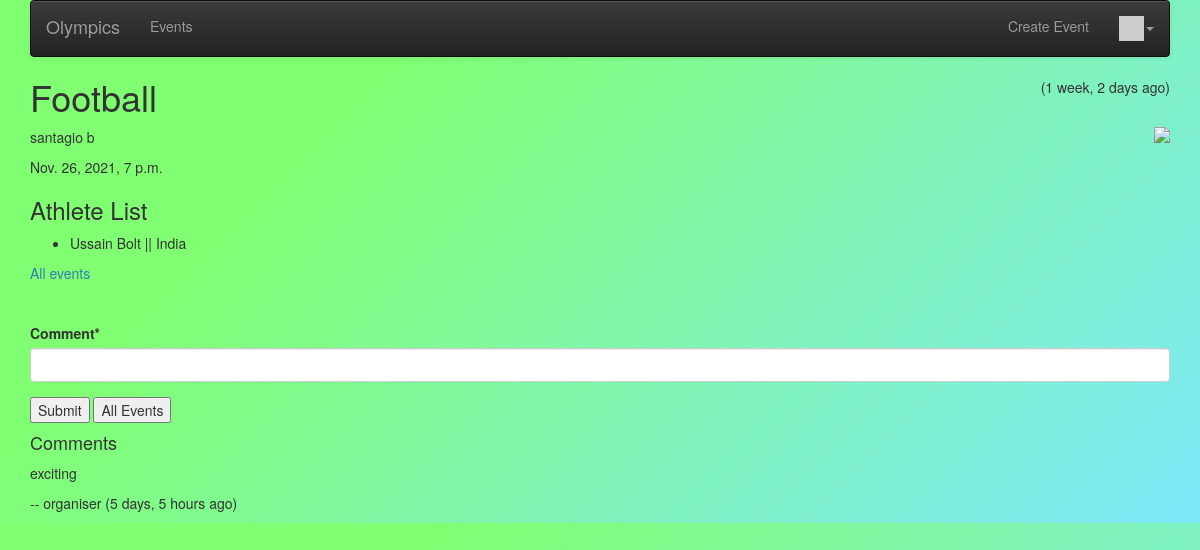
The page /events/event/10 (signed in) on the database its author committed.
### events/models.py (models this page shows, shortened)
class Event(models.Model):
    name = models.CharField(max_length=64)
    stadium = models.CharField(max_length=64)
    area = models.CharField(max_length=64)
    athletes = models.ManyToManyField(Athlete, through='Participation', related_name='athlete_list')
    owner = models.ForeignKey(settings.AUTH_USER_MODEL, on_delete=models.CASCADE, null=True)
    important = models.ManyToManyField(settings.AUTH_USER_MODEL,
        through='Imp', related_name='important_events')
    comments = models.ManyToManyField(settings.AUTH_USER_MODEL,
        through='Comment', related_name='comments_owned')
    event_at = models.DateTimeField(null=True)
    picture = models.BinaryField(null=True, editable=True)
    content_type = models.CharField(max_length=256, null=True, help_text='The MIMEType of the file')
    created_at = models.DateTimeField(auto_now_add=True, null=True)
    updated_at = models.DateTimeField(auto_now=True, null=True)

class Participation(models.Model):
    athlete = models.ForeignKey(Athlete, on_delete=models.CASCADE)
    event = models.ForeignKey(Event, on_delete=models.CASCADE)
    country = models.ForeignKey(Country, on_delete=models.CASCADE, null=True)

class Athlete(models.Model):
    country = models.ForeignKey(Country, on_delete=models.CASCADE, related_name="country")
    first_name = models.CharField(max_length=64)
    last_name = models.CharField(max_length=64)
    gender = models.CharField(max_length=1)
    dob = models.DateField(null=True)
    age = models.IntegerField(null=True)
    owner = models.ForeignKey(settings.AUTH_USER_MODEL, on_delete=models.CASCADE, null=True)
    def __str__(self):
        return self.first_name+' '+self.last_name

class Country(models.Model):
    abbr = models.CharField(max_length=3)
    name = models.CharField(max_length=64)
    def __str__(self):
        return self.name

class Comment(models.Model) :
    text = models.TextField(
        validators=[MinLengthValidator(3, "Comment must be greater than 3 characters")]
    )
    event = models.ForeignKey(Event, on_delete=models.CASCADE)
    owner = models.ForeignKey(settings.AUTH_USER_MODEL, on_delete=models.CASCADE)
    created_at = models.DateTimeField(auto_now_add=True)
    updated_at = models.DateTimeField(auto_now=True)

### events/views.py (the view)
# urls.py: path('event/<int:pk>', views.EventDetailView.as_view(), name='event_detail'),
class EventDetailView(OwnerDetailView):
    model = Event
    template_name = "events/event_detail.html"
    def get(self, request, pk) :
        x = Event.objects.get(id=pk)
        comments = Comment.objects.filter(event=x).order_by('-updated_at')
        comment_form = CommentForm()
        athletes = Participation.objects.filter(event=x)
        context = { 'event' : x, 'comments': comments, 'comment_form': comment_form, 'athlete_list': athletes }
        return render(request, self.template_name, context)

### events/forms.py
class CommentForm(forms.Form):
    comment = forms.CharField(required=True, max_length=500, min_length=3, strip=True)

### home/context_processors.py (called while the page is built)
def settings(request):
    return {
        'settings': django_settings,
    }

### home/templatetags/app_tags.py (called while the page is built)
@register.filter(name='gravatar')
def gravatar(user, size=35):
    email = str(user.email.strip().lower()).encode('utf-8')
    email_hash = md5(email).hexdigest()
    url = "//www.gravatar.com/avatar/{0}?s={1}&d=identicon&r=PG"
    return url.format(email_hash, size)

### events/templates/events/event_detail.html (shortened to what this page needs)
{% extends "base_menu.html" %}
{% load humanize %}
{% block content %}
<span style="float: right;">
({{ event.updated_at|naturaltime }})
</span>
<h1>{{ event.name }}</h1>
{% if event.content_type %}
<img style="float:right; max-width:50%;" src="{% url 'events:event_picture' event.id %}"
    onclick="document.getElementById('overlay').style.display = 'block';">
{% endif %}
<p>
{{ event.stadium }}
</p>
<p>
{{ event.event_at }}
</p>
<h3>Athlete List</h3>
{% if athlete_list %}
<ul>
  {% for athlete in athlete_list %}
    <li>
        <p>
        {{ athlete.athlete }} || {{ athlete.country }}
        </p>
    </li>
  {% endfor %}
</ul>
{% else %}
  <p>There are no athletes in this event.</p>
{% endif %}
<p>
<a href="{% url 'events:all' %}">All events</a>
</p>
{% if user.is_authenticated %}
<br clear="all"/>
<p>
{% load crispy_forms_tags %}
<form method="post" action="{% url 'events:event_comment_create' event.id %}">
    {{ comment_form|crispy }}
<input type="submit" value="Submit">
<input type="submit" value="All Events" onclick="window.location.href='{% url 'events:all' %}';return false;">
</form>
</p>
{% endif %}
<p><h4>Comments</h4></p>
{% for comment in comments %}
<p> {{ comment.text }}</p>
<p>
      --  {{comment.owner}}
({{ comment.updated_at|naturaltime }})
</p>
{% endfor %}
{% endblock %}

### home/static/css/stylesheet.css (style rules this page uses)
#every { background-color: #7ee8fa; background-image: linear-gradient(315deg, #7ee8fa 0%, #80ff72 74%); }

### rows shown on the page
Event: updated_at "1 week, 2 days ago", name "Football", stadium "santagio b", event_at "Nov. 26, 2021, 7 p.m."
Participation: athlete "Ussain Bolt", country "India"
Comment: text "exciting", owner "organiser", updated_at "5 days, 5 hours ago"

### other values the page prints
{{ settings.APP_NAME }} "Olympics"
